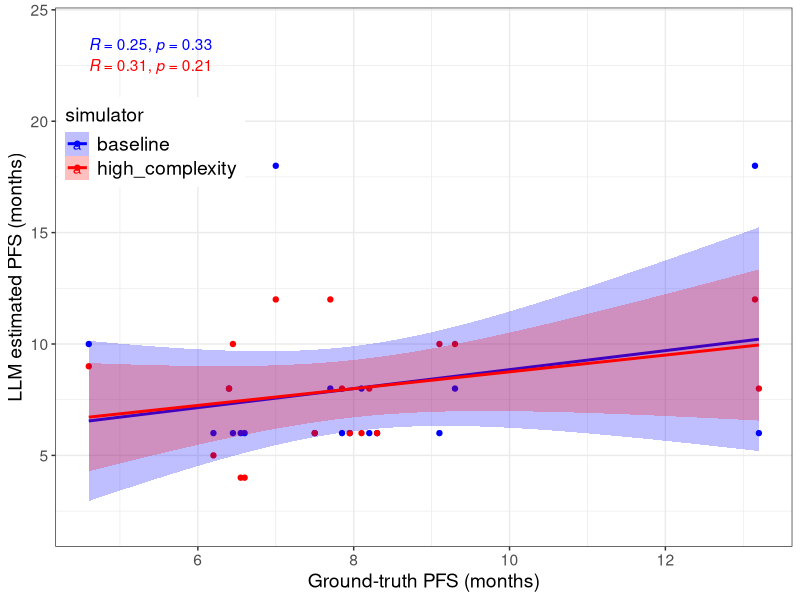
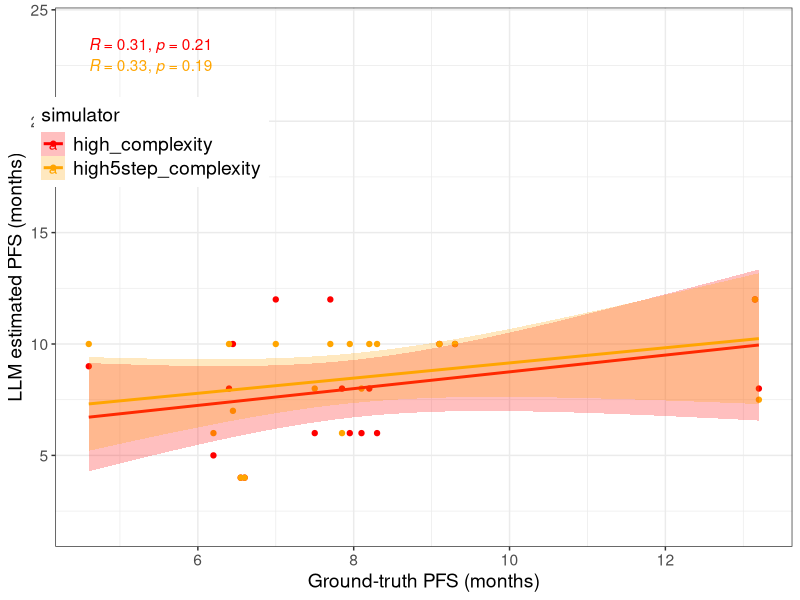
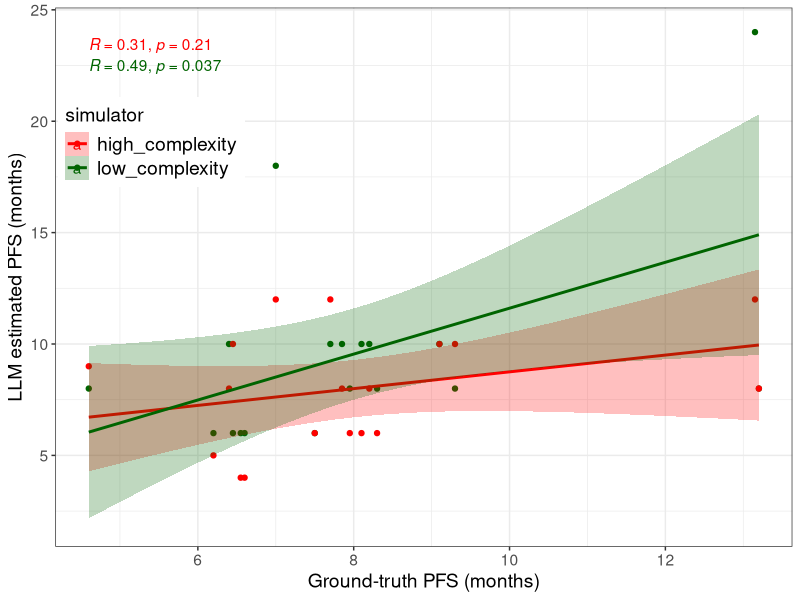

These charts were generated, in order, by the following R code:
library(ggplot2)
library(data.table)
library(ggpubr)

##Load exported data
crcAllResults = data.table::fread('all_data_points.csv')

#in-panel annotations (metrics) still mising
#CRC regression plots: add high-complexity in other plots as red dotted line


#simulator
crcAllResults_hc = crcAllResults[which(crcAllResults$simulator=="high_complexity"),]
crcAllResults_bl = crcAllResults[which(crcAllResults$simulator=="baseline"),]

crcResultsList = list()
crcResultsList[['high_complexity__baseline']] = crcAllResults[which(crcAllResults$simulator %in% c("baseline","high_complexity")),]
crcResultsList[['high_complexity__high5step_complexity']] = crcAllResults[which(crcAllResults$simulator %in% c("high5step_complexity","high_complexity")),]
crcResultsList[['high_complexity__low_complexity']] = crcAllResults[which(crcAllResults$simulator %in% c("low_complexity","high_complexity")),]
# p3 <- ggplot(crcAllResults_hc_bl, aes(x=PFS_MONTHS, y=llm_result)) +
#   geom_point() +
#   geom_smooth(method=lm , color="red", fill="#69b3a2", se=TRUE)
# 
# print(p3)

#define colors
COLS = c("blue","red","orange","darkgreen")
names(COLS) = c("baseline","high_complexity","high5step_complexity","low_complexity")
###define scale of y-axis
maxPred = max(crcAllResults[which(crcAllResults$simulator %in% names(COLS)),]$llm_result)
minPred = min(crcAllResults[which(crcAllResults$simulator %in% names(COLS)),]$llm_result)


for (complexityCombi in names(crcResultsList)){
  complexities = strsplit(complexityCombi, split = '__')[[1]]
  COLS_subset = COLS[complexities]
  p1 = ggplot(crcResultsList[[complexityCombi]]) + 
    geom_point(aes(x=PFS_MONTHS, y=llm_result,colour=simulator)) + 
    geom_smooth(aes(x=PFS_MONTHS, y=llm_result,colour=simulator,fill=simulator),  alpha=0.25, method=lm, se=TRUE ) +
    # change name of legend here 
    #
    scale_fill_manual(values=COLS_subset)+
    scale_color_manual(values=COLS_subset) + theme_bw() + 
    stat_cor(aes(x=PFS_MONTHS, y=llm_result, colour=simulator),method="pearson") +
    theme(legend.position = c(0.13, 0.75)) + xlab('Ground-truth PFS (months)') + 
    ylab('LLM estimated PFS (months)') +
    theme(text=element_text(family="sans",size = 14),
          legend.text=element_text(family="sans",size = 14)) +
    ylim(c(minPred-2, maxPred))
  p1
  
  ggsave(p1, filename = file.path('./plots',paste0('CRC_',complexityCombi,'.pdf')),width = 2*(183/4), height = 2*(183/4), units = 'mm')
}

